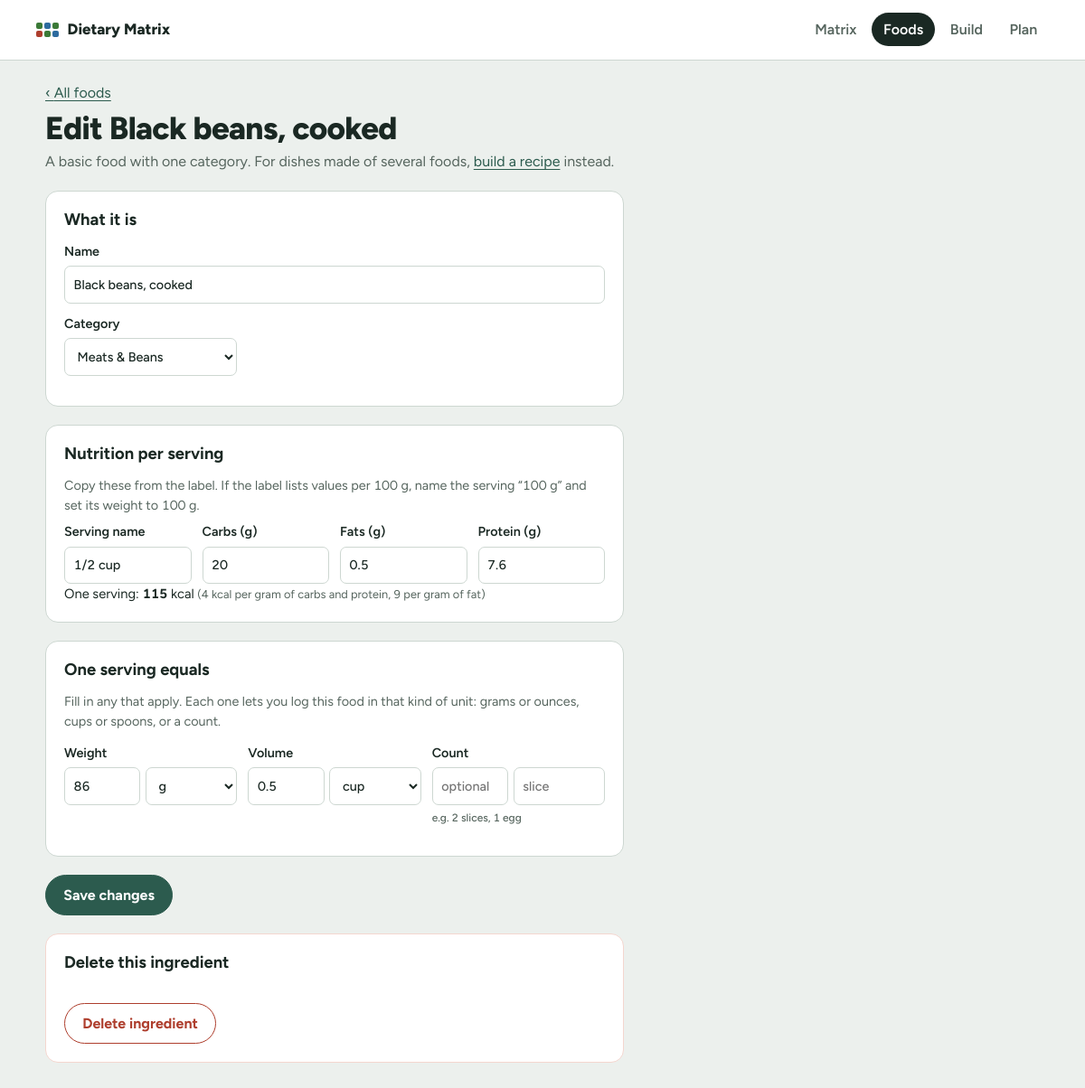
/foods/4/edit, run on the app's committed database.
### tables this page shows
CREATE TABLE foods (
    id        INTEGER PRIMARY KEY AUTOINCREMENT,
    name      TEXT NOT NULL UNIQUE COLLATE NOCASE,
    category  TEXT NOT NULL,
    serving   TEXT NOT NULL DEFAULT '1 serving',
    carbs_g   REAL NOT NULL DEFAULT 0,
    fat_g     REAL NOT NULL DEFAULT 0,
    protein_g REAL NOT NULL DEFAULT 0
, kind TEXT NOT NULL DEFAULT 'ingredient', serving_g REAL, serving_ml REAL, serving_each REAL, each_label TEXT, yield_servings REAL, batch_g REAL, batch_ml REAL, batch_each REAL);

### app.py (the view, shortened to what this page needs)
@app.route("/foods/<int:food_id>/edit", methods=["GET", "POST"])
def edit_food(food_id):
    lib = get_library()
    food = lib.foods.get(food_id)
    if not food:
        flash("That food no longer exists.", "error")
        return redirect(url_for("foods"))
    kind = food["kind"]
    values = recipe_values(food, lib) if kind == "recipe" else ingredient_values(food)
    return render_food_form(kind, values, food)

### app.py (called while the page is built, shortened)
def get_db():
    if "db" not in g:
        g.db = sqlite3.connect(DB_PATH)
        g.db.row_factory = sqlite3.Row
        g.db.execute("PRAGMA foreign_keys = ON")
    return g.db

def nice_volume(ml):
    for unit, step in (("cup", 8), ("tbsp", 2), ("tsp", 4)):
        q = ml / UNITS[unit][1]
        if q >= (0.25 if unit == "cup" else 0.25) and abs(q * step - round(q * step)) < 0.03 and q < 50:
            return round(q * step) / step, unit
    return round(ml, 1), "ml"

def get_library():
    if "lib" not in g:
        g.lib = Library(get_db())
    return g.lib

@app.context_processor
def inject_globals():
    return {"CATEGORIES": CATEGORIES, "ALL_CATEGORIES": ALL_CATEGORIES,
            "EXTRA_CATEGORY": EXTRA_CATEGORY, "MACROS": MACROS,
            "MACRO_LABELS": MACRO_LABELS, "MEALS": MEALS, "UNITS": UNITS,
            "WEIGHT_UNITS": WEIGHT_UNITS, "VOLUME_UNITS": VOLUME_UNITS}

def blank_ingredient():
    return {"name": "", "category": CATEGORIES[0], "serving": "", "carbs": "", "fat": "",
            "protein": "", "weight": "", "weight_unit": "g", "volume": "", "volume_unit": "cup",
            "count": "", "each_label": ""}

def ingredient_values(f):
    v = blank_ingredient()
    v.update(name=f["name"], category=f["category"], serving=f["serving"],
             **{m: f"{f[m + '_g']:g}" for m in MACROS})
    if f["serving_g"]:
        v["weight"] = f"{round(f['serving_g'], 2):g}"
    if f["serving_ml"]:
        q, u = nice_volume(f["serving_ml"])
        v["volume"], v["volume_unit"] = f"{q:g}", u
    if f["serving_each"]:
        v["count"] = f"{f['serving_each']:g}"
    v["each_label"] = f["each_label"] or ""
    return v

def render_food_form(kind, values, food=None):
    lib = get_library()
    ctx = {"values": values, "food": food, "back": request.values.get("back", ""),
           "view": {k: request.values.get(k) or request.values.get(f"v_{k}") or ""
                    for k in ("scope", "day", "meal")}}
    if food:
        ctx["uses"] = get_db().execute("SELECT COUNT(*) FROM log WHERE food_id = ?",
                                       (food["id"],)).fetchone()[0]
        ctx["used_in"] = lib.used_in(food["id"])
    return render_template("ingredient_form.html", **ctx)

    def used_in(self, fid):
        return sorted({self.foods[r]["name"] for r, comps in self.components.items()
                       for c in comps if c["child_id"] == fid and r in self.foods})

### templates/ingredient_form.html (shortened to what this page needs)
{% extends "base.html" %}
{% from "_macros.html" import measure, return_fields with context %}
{% block content %}
<div class="page-head">
  <p><a href="{{ url_for('matrix', **view) if back == 'matrix' else url_for('foods') }}">‹ {{ 'Back to the matrix' if back == 'matrix' else 'All foods' }}</a></p>
  <h1>{{ 'Edit ' ~ food.name if food else 'New ingredient' }}</h1>
  <p class="note">A basic food with one category. For dishes made of several foods, <a href="{{ url_for('new_food', kind='recipe', back=back, **view) }}">build a recipe</a> instead.</p>
</div>
<form class="narrow" method="post" data-kcal-form>
  <div class="card">
    <h2>What it is</h2>
    <div class="row-2">
      <label class="span-2">Name
        <input type="text" name="name" value="{{ values.name }}" placeholder="e.g. Cheddar cheese" autocomplete="off" required>
      </label>
      <label>Category
        <select name="category">
          {% for c in ALL_CATEGORIES %}<option {% if values.category == c %}selected{% endif %}>{{ c }}</option>{% endfor %}
        </select>
      </label>
    </div>
  </div>
  <div class="card">
    <h2>Nutrition per serving</h2>
    <p class="hint">Copy these from the label. If the label lists values per 100 g, name the serving “100 g” and set its weight to 100 g.</p>
    <div class="row-4">
      <label>Serving name
        <input type="text" name="serving" value="{{ values.serving }}" placeholder="e.g. 1 slice">
      </label>
      {% for m in MACROS %}
      <label>{{ MACRO_LABELS[m] }} (g)
        <input type="number" name="{{ m }}" data-macro="{{ m }}" min="0" step="0.1" inputmode="decimal" value="{{ values[m] }}" placeholder="0">
      </label>
      {% endfor %}
    </div>
    <p class="kcal-preview">One serving: <strong data-kcal-out>0</strong> kcal
      <span class="hint">(4 kcal per gram of carbs and protein, 9 per gram of fat)</span></p>
  </div>
  <div class="card">
    <h2>One serving equals</h2>
    <p class="hint">Fill in any that apply. Each one lets you log this food in that kind of unit: grams or ounces, cups or spoons, or a count.</p>
    <div class="row-3">
      {{ measure('Weight', 'weight', WEIGHT_UNITS, values) }}
      {{ measure('Volume', 'volume', VOLUME_UNITS, values) }}
      <label>Count
        <span class="measure">
          <input type="text" name="count" value="{{ values.count }}" inputmode="decimal" placeholder="optional" autocomplete="off">
          <input type="text" name="each_label" value="{{ values.each_label }}" placeholder="slice" aria-label="What one piece is called" autocomplete="off">
        </span>
        <small>e.g. 2 slices, 1 egg</small>
      </label>
    </div>
  </div>
  <div class="form-actions">
    <button class="primary">{{ 'Save changes' if food else 'Add ingredient' }}</button>
  </div>
</form>
{% if food %}
<form class="narrow card danger" method="post" action="{{ url_for('delete_food', food_id=food.id) }}"
      data-confirm="Delete {{ food.name }}{% if uses %} and its {{ uses }} log entr{{ 'ies' if uses != 1 else 'y' }}{% endif %}?">
  <h2>Delete this ingredient</h2>
  {% if used_in %}
    <p>It's part of {{ used_in|join(', ') }}. Take it out of {{ 'that recipe' if used_in|length == 1 else 'those recipes' }} before deleting it.</p>
  {% elif uses %}
    <input type="hidden" name="with_log" value="1">
    <p>This also removes its {{ uses }} log entr{{ 'ies' if uses != 1 else 'y' }}, which changes past matrices.</p>
    <button class="danger-btn">Delete ingredient and its log entries</button>
  {% else %}
    <button class="danger-btn">Delete ingredient</button>
  {% endif %}
</form>
{% endif %}
{% endblock %}

### static/style.css (style rules this page uses)
:root { --bg: #ECF0ED; --surface: #FFFFFF; --ink: #1A2823; --muted: #56655E; --line: #CDD7D1; --accent: #2C5B4E; --accent-ink: #FFFFFF; --under: #2D6B9F; --under-tint: #D6E5F2; --on: #3B7A37; --on-tint: #D5EBCF; --over: #AE3E2D; --over-tint: #F4D6CF; --cat-meat: #8A4B3C; --cat-grain: #9A7420; --cat-fruit: #A0386A; --cat-veg: #3B7A37; --cat-extra: #5A6A86; --r-lg: 14px; --r-sm: 7px; --font: "Figtree", ui-sans-serif, system-ui, -apple-system, "Segoe UI", Roboto, sans-serif; color-scheme: light; }
* { box-sizing: border-box; }
html { -webkit-text-size-adjust: 100%; }
body { margin: 0; background: var(--bg); color: var(--ink); font-family: var(--font); font-size: 16px; line-height: 1.5; font-variant-numeric: tabular-nums; }
a { color: var(--accent); text-underline-offset: 3px; }
h1, h2, h3, h4 { line-height: 1.2; margin: 0; }
h1 { font-size: clamp(1.6rem, 3vw, 2.2rem); font-weight: 800; letter-spacing: -0.02em; }
h2 { font-size: 1.15rem; font-weight: 700; }
small, .hint, .note { color: var(--muted); }
.note { margin: .25rem 0 0; }
.hint { font-size: .9rem; margin: .5rem 0; }
.card { background: var(--surface); border: 1px solid var(--line); border-radius: var(--r-lg); padding: 1.25rem; }
.card h2 { margin-bottom: .85rem; }
label { display: grid; align-content: start; gap: .3rem; font-weight: 600; font-size: .9rem; }
label small { font-weight: 500; }
input, select { font: inherit; font-weight: 500; color: var(--ink); background: var(--surface); border: 1px solid var(--line); border-radius: var(--r-sm); padding: .5rem .6rem; width: 100%; min-width: 0; min-height: 2.6rem; line-height: 1.4; }
button { font: inherit; font-weight: 700; border-radius: 999px; padding: .6rem 1.2rem; cursor: pointer; border: 1px solid var(--ink); background: transparent; color: var(--ink); }
button.primary { background: var(--accent); border-color: var(--accent); color: var(--accent-ink); }
.danger-btn { border-color: var(--over); color: var(--over); justify-self: start; }
.row-3 { display: grid; grid-template-columns: repeat(auto-fit, minmax(150px, 1fr)); gap: .75rem; margin: .85rem 0; }
.row-4 { display: grid; grid-template-columns: repeat(auto-fit, minmax(120px, 1fr)); gap: .75rem; }
.kcal-preview { grid-column: 1 / -1; margin: 0; font-size: .92rem; }
.kcal-preview .hint { font-size: .8rem; }
.page-head { margin-bottom: 1.25rem; }
.page-head p:first-child { margin: 0 0 .4rem; }
.narrow { max-width: 640px; display: grid; gap: 1.25rem; }
.card.danger { border-color: var(--over-tint); }
.form-actions { display: flex; gap: 1rem; }
.row-2 { display: grid; grid-template-columns: repeat(auto-fit, minmax(160px, 1fr)); gap: .75rem; margin: .85rem 0; }
.row-2 .span-2 { grid-column: 1 / -1; }
.measure { display: grid; grid-template-columns: minmax(0, 1fr) minmax(0, 1.2fr); gap: .35rem; }
.card + .card { margin-top: 1.25rem; }
.narrow.card { margin-top: 1.25rem; }
form.narrow > .card + .card { margin-top: 0; }

### data on the page
foods: name "Edit Black beans, cooked", name "Black beans, cooked", category "Meats & Beans", serving "1/2 cup"

### other printed values
{{ 'Back to the matrix' if back == 'matrix' else 'All foods' }} "All foods"
{{ MACRO_LABELS[m] }} "Carbs" "Fats" "Protein"
{{ label }} "Weight Volume"
{{ 'Save changes' if food else 'Add ingredient' }} "Save changes"
form field weight_unit "g"
form field volume_unit "cup"
